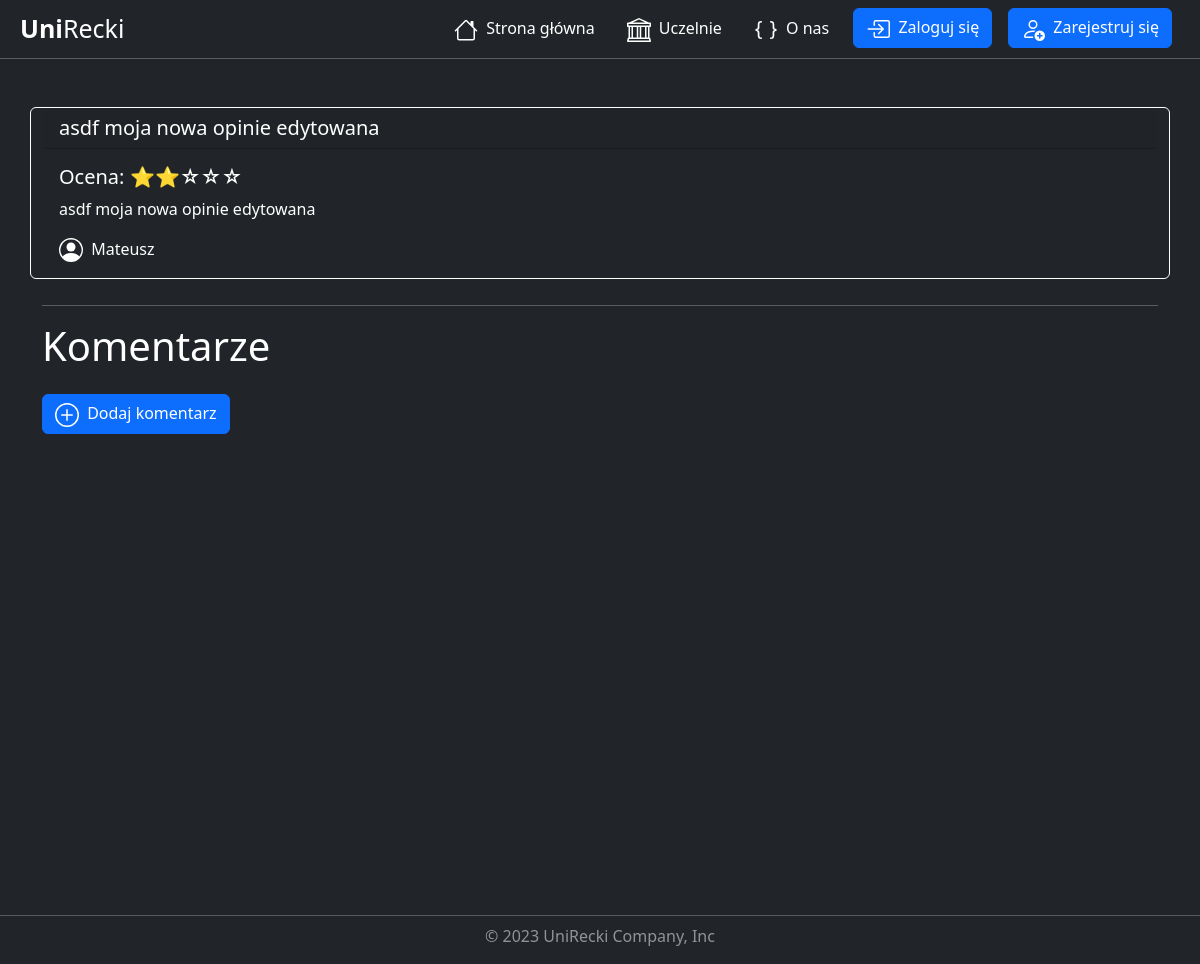
The page /university/review/18/ on the database as committed earlier.
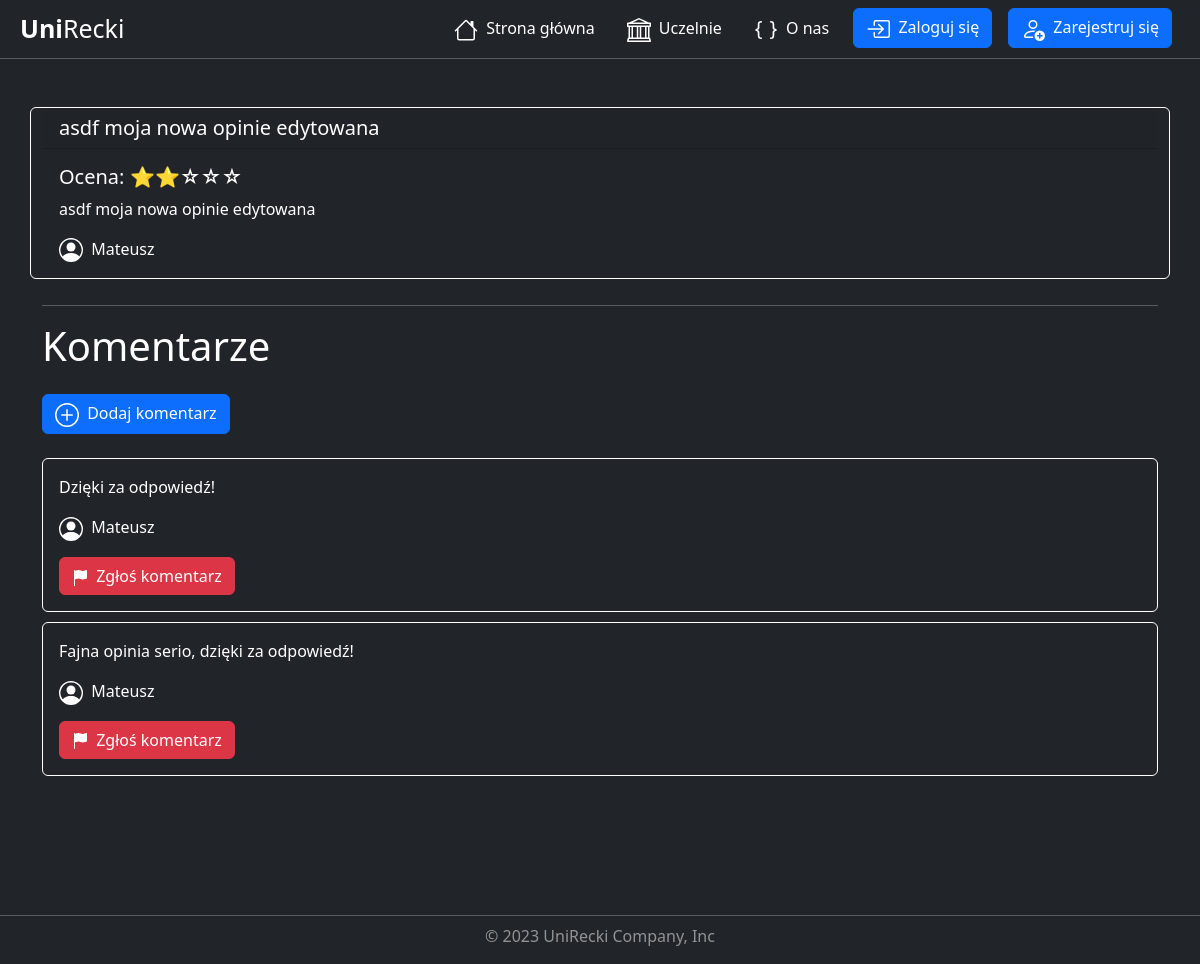
The same page on the database as committed later.
### universities/models.py (models this page shows, shortened)
class Review(models.Model):
    title = models.CharField( max_length=150)
    description = models.CharField( max_length=3000)
    rating = models.IntegerField(validators=[
            MaxValueValidator(5),
            MinValueValidator(1)
        ])
    add_date = models.DateTimeField(default=timezone.now, blank=True)
    university = models.ForeignKey(University, on_delete=models.CASCADE)
    user = models.ForeignKey(User, on_delete=models.CASCADE)
    users_like = models.ManyToManyField(User, related_name='images_liked', blank=True)
    class Meta:
        verbose_name = 'Review'
        verbose_name_plural = 'Reviews'

class Comment(models.Model):
    description = models.CharField( max_length=3000)
    add_date = models.DateTimeField(default=timezone.now, blank=True)
    review = models.ForeignKey(Review, on_delete=models.CASCADE)
    user = models.ForeignKey(User, on_delete=models.CASCADE)
    class Meta:
        verbose_name = 'Comment'
        verbose_name_plural = 'Comments'

### universities/views.py (the view)
# urls.py: path('review/<int:pk>/', views.ReviewDetailView.as_view(), name='review_detail'),
class ReviewDetailView(DetailView):
    model = Review
    template_name = 'universities/review_detail.html'
    context_object_name = 'review'
    def get_context_data(self, **kwargs):
        context = super().get_context_data(**kwargs)
        review = self.get_object()
        comments = review.comment_set.all().order_by('-add_date')
        context['comments'] = comments
        return context

### universities/templates/universities/review_detail.html (shortened to what this page needs)
{% extends "base.html" %}
{% load static %}
{% block css %}
    <link rel="stylesheet" href="{% static "universities/review_detail.css" %}">
{% endblock css %}
{% block content %}
    <div class="container mt-5">
        <div class="row">
            <div class="card bg-dark">
                <h5 class="card-header ">{{ review.title }}</h5>
                <div class="card-body">
                    <h5 class="card-title">
                        Ocena:
                        {% if review.rating == 5 %}
                            ⭐⭐⭐⭐⭐
                        {% elif review.rating == 4 %}
                            ⭐⭐⭐⭐☆
                        {% elif review.rating == 3 %}
                            ⭐⭐⭐☆☆
                        {% elif review.rating == 2 %}
                            ⭐⭐☆☆☆
                        {% elif review.rating == 1 %}
                            ⭐☆☆☆☆
                        {% endif %}
                    </h5>
                    <p class="card-text">{{ review.description }}</p>
                    <p class="card-text">
                        {{ review.user.username }}
                    </p>
                </div>
            </div>
        </div>
        <hr class="mt-3">
        <div class="row">
            <h1>Komentarze</h1>
        </div>
        <a href="{% url 'comment_create' review.pk %}"
           class="btn btn-primary my-3">
        Dodaj komentarz</a>
        <div class="row">
            <div class="container mt-2">
                {% for comment in comments %}
                    <div class="card bg-dark">
                        <div class="card-body">
                            <p class="card-text">{{ comment.description }}</p>
                            <p class="card-text">
                                {{ review.user.username }}
                            </p>
                            <a href="{% url 'comment_report_create' review.pk comment.pk %}"
                               class="btn btn-danger">
                            Zgłoś komentarz</a>
                        </div>
                    </div>
                {% endfor %}
            </div>
        </div>
    </div>
{% endblock content %}

### templates/base.html (shortened to what this page needs)
{% load static %}
<!DOCTYPE html>
<html lang="en">
  <head>
    <link href="https://cdn.jsdelivr.net/npm/bootstrap@5.3.0-alpha3/dist/css/bootstrap.min.css"
          rel="stylesheet"
 />
    <link rel="stylesheet" href="{% static 'styles.css' %}" />
    {% block css %}
    {% endblock css %}
  </head>
  <body class="bg-dark">
    <nav class="navbar navbar-expand-md navbar-dark bg-dark p-2">
      <div class="container-fluid">
        <a class="navbar-brand p-0 fw-ligth bigger-font"
           href="{% url 'index' %}"><strong>Uni</strong>Recki</a>
        <div class="collapse navbar-collapse" id="navbarNavDropdown">
          <ul class="navbar-nav ms-auto">
            <li class="nav-item opacity">
              <a class="nav-link mx-2 active"
                 aria-current="page"
                 href="{% url 'index' %}">
              Strona główna</a>
            </li>
            <li class="nav-item opacity">
              <a class="nav-link mx-2 active" href="{% url 'university_list' %}">
              Uczelnie</a>
            </li>
            <li class="nav-item opacity">
              <a class="nav-link mx-2 active" href="{% url 'about' %}">
              O nas</a>
            </li>
            {% if not user.is_authenticated %}
              <li class="nav-item">
                <a class="btn btn-primary mx-2 my-2 my-sm-2 my-md-0 my-lg-0 my-xl-0 my-xxl-0"
                   href="{% url 'login' %}">
                Zaloguj się</a>
              </li>
              <li class="nav-item">
                <a class="btn btn-primary my-2 mx-2 my-sm-2 my-md-0 my-lg-0 my-xl-0 my-xxl-0"
                   href="{% url 'register' %}">
                Zarejestruj się</a>
              </li>
            {% endif %}
          </ul>
        </div>
      </div>
    </nav>
    <hr class="m-0" />
    <div class="min-vh-100">
      {% block content %}
      {% endblock content %}
    </div>
  </body>
  <footer class="my-2">
    <hr class="my-1" />
    <p class="text-center text-white mt-2 lower-opacity">© 2023 UniRecki Company, Inc</p>
  </footer>
</html>

### static/styles.css (style rules this page uses)
nav { color: white; }
body { color: white; }
h1 { color: white; }
a { color: white; }
.bigger-font { font-size: 25px; }
.lower-opacity { opacity: 0.5; }

### universities/static/universities/review_detail.css (style rules this page uses)
.card { color: white; border: 1px solid white; margin-bottom: 10px; }
hr { color: white; }

Rows that differ between the two databases and show on the page:
added Comment: description "Dzięki za odpowiedź!", {{ review.user.username }} "Mateusz"
added Comment: description "Fajna opinia serio, dzięki za odpowiedź!", {{ review.user.username }} "Mateusz"
